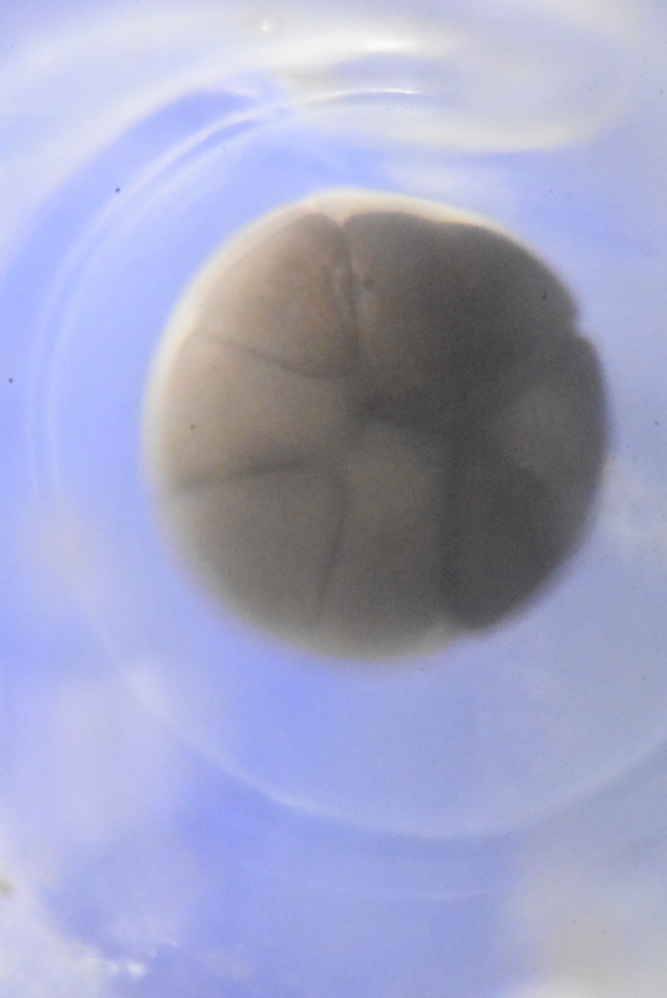
#> input picture Digital-Microsphere/Digital Microsphere/examples Images/DSC_4469.JPG, 2000 x 2992 px (shown at 1/3 size)
$ python initial.py 'examples Images/DSC_4469.JPG' 'examples Images/DSC_4471.JPG'
#> lines starting #> are read from the running program, lines starting #| are printed output that depends on the picture
from multiprocessing.connection import wait
from cv2 import imread
import numpy as np
import cv2 as cv
import cv2
import sys
import os
import pandas as pd
# [7 lines of commented-out code are left out]

class img_prcocess:
    # [80 lines left out: functions resize, blur, outline, mask, not called in this run]

    # [7 lines of commented-out code are left out]
    def joinImages(self,img1, img2):
        # img1 = cv2.resize(img1, (0,0), fx=0.5, fy=0.5)
        # img2 = cv2.resize(img2, (0,0), fx=0.5, fy=0.5)
        img3 = cv2.hconcat([img1, img2])
        return img3

    def main(self,image_location):
        image = cv2.imread(image_location)
        image = cv2.resize(image,(0,0),fx=0.2,fy=0.2)
        output = image.copy()
        gray = cv2.cvtColor(image, cv2.COLOR_BGR2GRAY)
        circles = cv2.HoughCircles(gray, cv2.HOUGH_GRADIENT, 1, 120, param1 = 50,
                    param2 = 30, minRadius = 95, maxRadius = 155)
        # ensure at least some circles were found
        if circles is not None:
            # convert the (x, y) coordinates and radius of the circles to integers
            circles = np.round(circles[0, :]).astype("int")
            # loop over the (x, y) coordinates and radius of the circles
            for (x, y, r) in circles:
                # draw the circle in the output image, then draw a rectangle
                # corresponding to the center of the circle

                # cv2.circle(output, (x, y), r, (0, 255, 0), 4)
                cv2.rectangle(output, (x - r, y - r), (x + r, y + r), (0, 128, 255), 0)
                return output[y-r:y+r,x-r:x+r]

            # # show the output image
            # cv2.imshow("output", np.hstack([image, output]))
            # cv2.waitKey(0)


    def run(self,file1,file2):
        img1 = self.main(file1)
#> in main, image is the input picture: shape (2992, 2000, 3); mean B, G, R 197.2, 165.7, 161.8
#> in main, `gray = cv2.cvtColor(image, cv2.COLOR_BGR2GRAY)`:
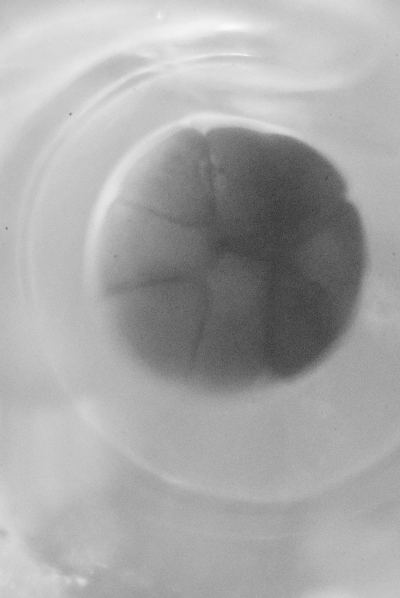
#> gray: shape (598, 400); min 49, max 250, mean 168.2
#> in main, `circles = cv2.HoughCircles(gray, cv2.HOUGH_GRADIENT, 1, 120, param1 = ..`: circles = [[234.5, 260.5, 133.5]]
#> in main, `circles = np.round(circles[0, :]).astype("int")`: circles = [[234, 260, 134]]
#> the loop in main, `for (x, y, r) in circles:` made 1 pass
#> after the loop in main, `for (x, y, r) in circles:`:
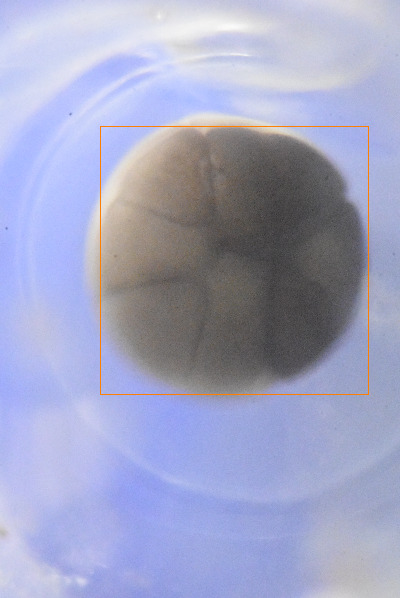
#> output: shape (598, 400, 3); mean B, G, R 196.3, 165.5, 162.2
        img2 = self.main(file2)
#> call 2 of main, with image_location = 'examples Images/DSC_4471.JPG'
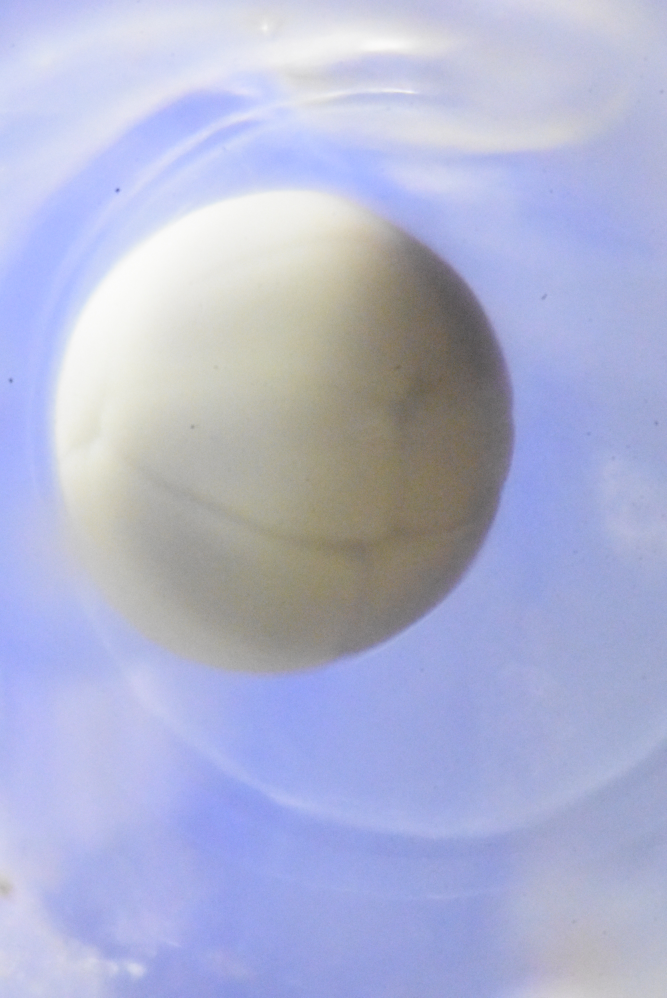
#> input picture Digital-Microsphere/Digital Microsphere/examples Images/DSC_4471.JPG, 2000 x 2992 px (shown at 1/3 size)
#> in main, image is the input picture: shape (2992, 2000, 3); mean B, G, R 211.1, 180.4, 175.9
#> in main (call 2), `gray = cv2.cvtColor(image, cv2.COLOR_BGR2GRAY)`:
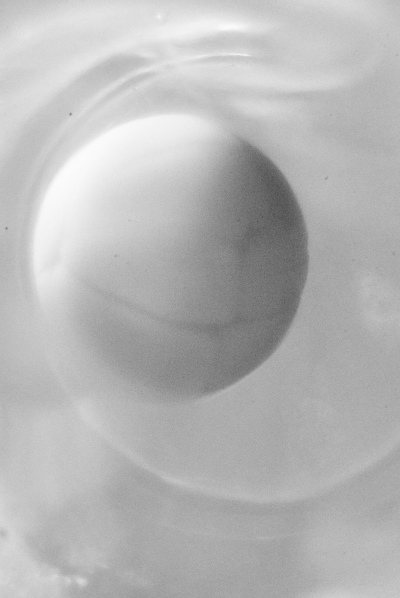
#> gray: shape (598, 400); min 78, max 252, mean 182.6
#> in main (call 2), `circles = cv2.HoughCircles(gray, cv2.HOUGH_GRADIENT, 1, 120, param1 = ..`: circles = [[169.5, 251.5, 137.2]]
#> in main (call 2), `circles = np.round(circles[0, :]).astype("int")`: circles = [[170, 252, 137]]
#> the loop in main, `for (x, y, r) in circles:` made 1 pass
#> after the loop in main, `for (x, y, r) in circles:`:
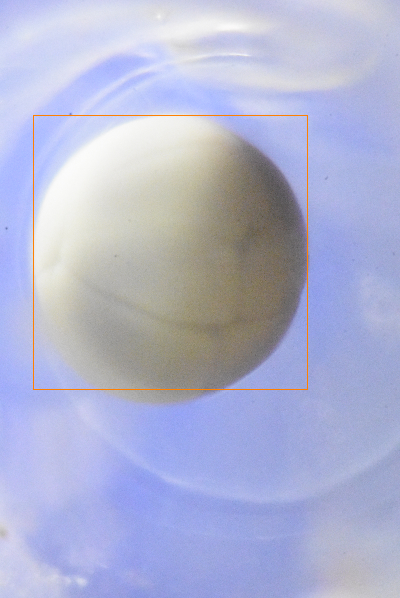
#> output: shape (598, 400, 3); mean B, G, R 210.1, 180.1, 176.3
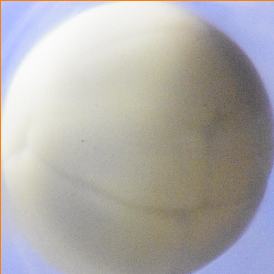
#> img2: shape (274, 274, 3); mean of channels 0, 1, 2 171.4, 172.4, 175; drawn as B, G, R
        # img1 = cv2.imread(file1)
        # img1 = self.resize(img1)
        # img1 = self.outline(img1)
        img1 = cv2.resize(img1,(500,500))
#> img1: shape (500, 500, 3)
        # img2 = cv2.imread(file2)
        # img2 = self.resize(img2)
        # img2 = self.outline(img2)
        img2 = cv2.resize(img2,(500,500))
#> img2: shape (500, 500, 3)
        img3 = self.joinImages(img1, img2)
#> in joinImages, `img3 = cv2.hconcat([img1, img2])`:
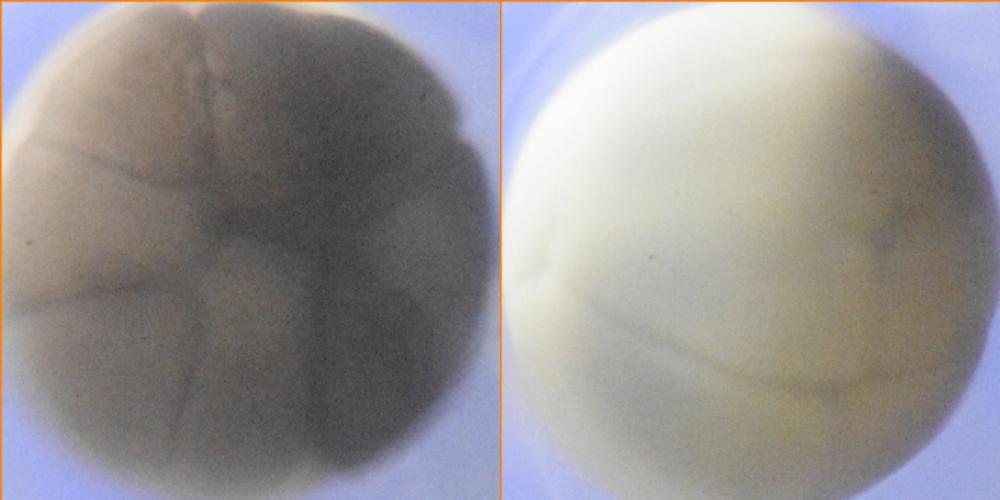
#> img3: shape (500, 1000, 3); mean of channels 0, 1, 2 147, 145.5, 149; drawn as B, G, R
        # cv2.destroyAllWindows()
        cv2.imwrite("./obj/outline.jpg",img3)
        # return "result\outline.jpg"
        return img3

# [4 lines of commented-out code are left out]

x = img_prcocess()
# i=x.resize(i)
# x.outline(i)
x.run(sys.argv[1],sys.argv[2])


# print(b.shape())
# plt.show()
# cv2.imwrite('result.jpg',c)
